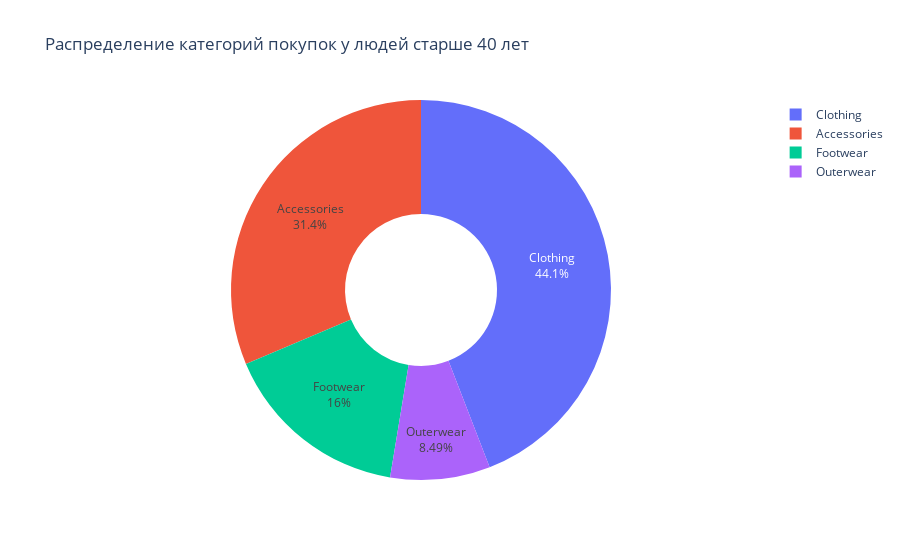

Notebook cell for this chart:
### Code cell
# Люди старше 40 лет чаще покупают товары из категории "Clothing", чем из других категорий.

data['Age Group'] = data['Age'].apply(lambda x: 'Older than 40' if x > 40 else '40 and Younger')

category_counts = data.groupby(['Age Group', 'Category']).size().unstack(fill_value=0)

clothing_older_40 = category_counts.loc['Older than 40', 'Clothing']
total_older_40 = category_counts.loc['Older than 40'].sum()
clothing_40_and_younger = category_counts.loc['40 and Younger', 'Clothing']
total_40_and_younger = category_counts.loc['40 and Younger'].sum()

clothing_share_older_40 = clothing_older_40 / total_older_40
clothing_share_40_and_younger = clothing_40_and_younger / total_40_and_younger

print(f"Доля покупок категории 'Clothing' у людей старше 40 лет: {clothing_share_older_40:.2%}")
print(f"Доля покупок категории 'Clothing' у людей 40 лет и младше: {clothing_share_40_and_younger:.2%}")

contingency_table = pd.crosstab(data['Age Group'], data['Category'])

chi2, p_value, dof, expected = chi2_contingency(contingency_table)

print(f"χ²-статистика: {chi2:.2f}")
print(f"P-значение: {p_value:.4f}")

interpret(p_value)

# Шаг 4: Визуализация данных (круговая диаграмма для группы старше 40 лет)
older_40_data = data[data['Age Group'] == 'Older than 40']
fig = px.pie(
    older_40_data,
    names='Category',
    title='Распределение категорий покупок у людей старше 40 лет',
    hole=0.4
)

fig.update_traces(textinfo='percent+label')
fig.show()

### Figure 1 — Plotly figure (JSON) as saved in the notebook; plotly's stock layout.template omitted (floating-point values rounded to 4 significant figures; data arrays with more than 128 entries replaced by an {"elided": "..."} marker saying what was removed)
{"data": [{"domain": {"x": [0, 1], "y": [0, 1]}, "hole": 0.4, "hovertemplate": "Category=%{label}<extra></extra>", "labels": {"elided": "2226 str values"}, "legendgroup": "", "name": "", "showlegend": true, "textinfo": "percent+label", "type": "pie"}], "layout": {"legend": {"tracegroupgap": 0}, "title": {"text": "Распределение категорий покупок у людей старше 40 лет"}}}
